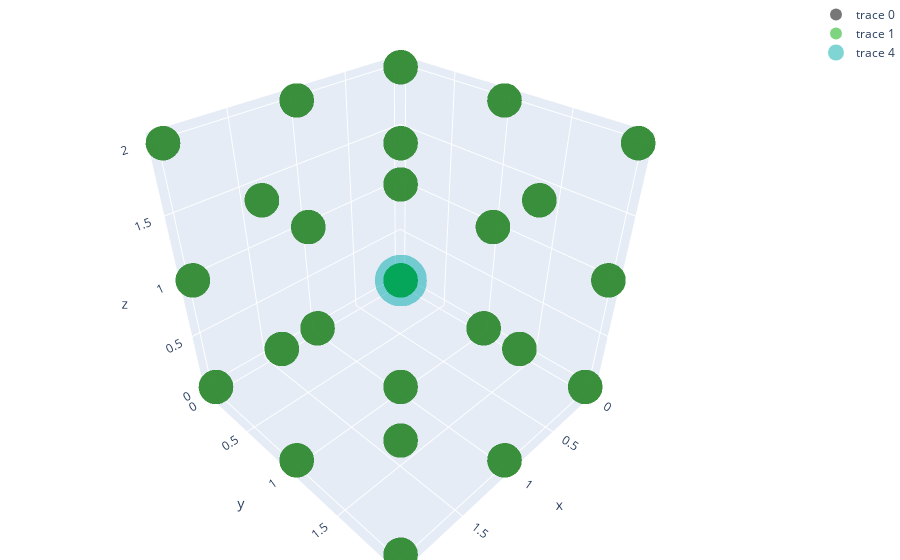

Notebook source saved alongside this figure:
### Code cell
plot_cube(cube_sol)

### Figure 1 — Plotly figure (JSON) as saved in the notebook; plotly's stock layout.template omitted (floating-point values rounded to 4 significant figures)
{"data": [{"marker": {"color": "#555", "opacity": 0.8, "size": 12}, "mode": "markers", "type": "scatter3d", "x": [0, 0, 0, 0, 0, 0, 0, 0, 0, 1, 1, 1, 1, 1, 1, 1, 1, 1, 2, 2, 2, 2, 2, 2, 2, 2, 2], "y": [0, 0, 0, 1, 1, 1, 2, 2, 2, 0, 0, 0, 1, 1, 1, 2, 2, 2, 0, 0, 0, 1, 1, 1, 2, 2, 2], "z": [0, 1, 2, 0, 1, 2, 0, 1, 2, 0, 1, 2, 0, 1, 2, 0, 1, 2, 0, 1, 2, 0, 1, 2, 0, 1, 2]}, {"marker": {"color": "#0a0", "opacity": 0.5, "size": 12}, "mode": "markers", "type": "scatter3d", "x": [0, 0, 0, 0, 0, 0, 0, 0, 0, 1, 1, 1, 1, 1, 1, 1, 1, 1, 2, 2, 2, 2, 2, 2, 2, 2, 2], "y": [0, 0, 0, 1, 1, 1, 2, 2, 2, 0, 0, 0, 1, 1, 1, 2, 2, 2, 0, 0, 0, 1, 1, 1, 2, 2, 2], "z": [0, 1, 2, 0, 1, 2, 0, 1, 2, 0, 1, 2, 0, 1, 2, 0, 1, 2, 0, 1, 2, 0, 1, 2, 0, 1, 2]}, {"marker": {"color": "#f00", "opacity": 0.5, "size": 12}, "mode": "markers", "type": "scatter3d", "x": [], "y": [], "z": []}, {"marker": {"color": "#000", "opacity": 1, "size": 12}, "mode": "markers", "type": "scatter3d", "x": [], "y": [], "z": []}, {"marker": {"color": "#0aa", "opacity": 0.5, "size": 18}, "mode": "markers", "type": "scatter3d", "x": [2], "y": [2], "z": [2]}, {"marker": {"color": "#0f0", "opacity": 0.5, "size": 18}, "mode": "markers", "type": "scatter3d", "x": [], "y": [], "z": []}], "layout": {"margin": {"b": 0, "l": 0, "r": 0, "t": 0}}}
